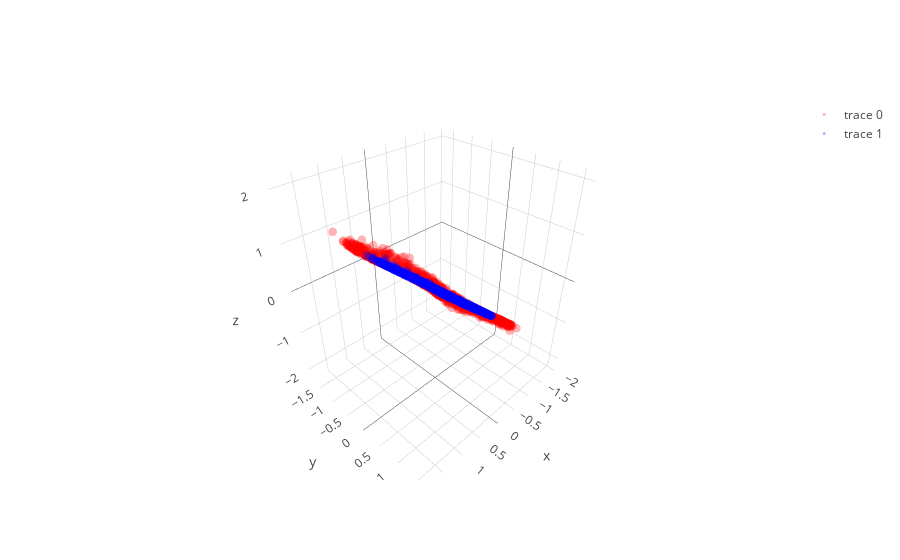
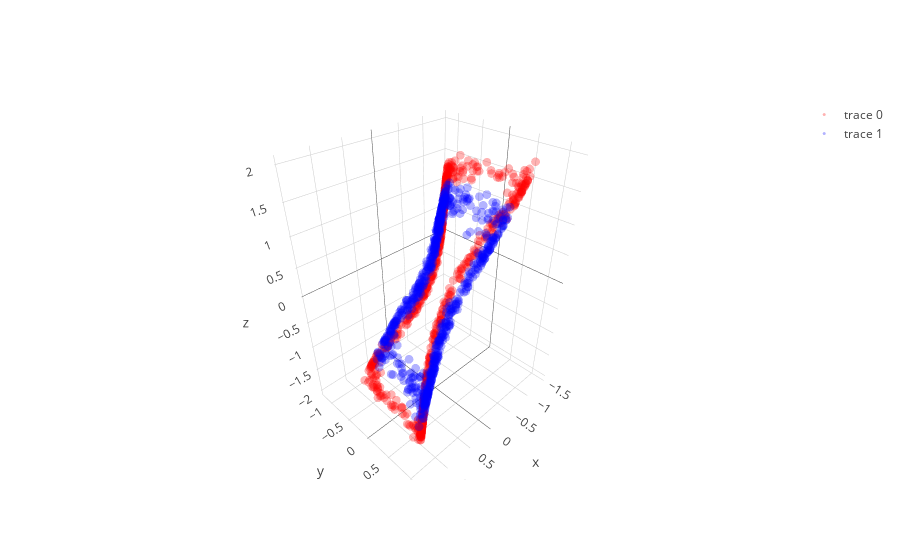

Write notebook code for charts like these, in order.
### Code cell
learning_rate = 0.008; beta1=0.999; beta2=0.999; adam_e = 1e-8 

l1 = PCA_layer(2,3);  l1b= batch_norm()
l2 = PCA_layer(3,3);  l2b= batch_norm()
l3 = PCA_layer(3,2)

mini_batch_size    = 20
training_iteration = 100

copyX = np.copy(X)
for iter in range(training_iteration):

    copyX = shuffle(copyX)
    for current_batch_index in range(0,len(X),mini_batch_size):
        current_batch = copyX[current_batch_index:current_batch_index+mini_batch_size]
        layer1,layer1_var = l1.feed_non(current_batch,1)
        layer1bn = l1b.feed(layer1)
        layer2,layer2_var = l2.feed_non(layer1bn,1)
        layer2bn = l2b.feed(layer2)
        layer3,layer3_var = l3.feed_linear(layer2bn)

        sys.stdout.write("Iter: " + str(iter) + " " + str(layer1_var.mean() + layer2_var.mean() + layer3_var.mean()) + '\r')
        sys.stdout.flush()
        
        grad3   = l3.back_linear()
        grad2bn = l2b.back(grad3)
        grad2   = l2.back_non(grad2bn,cancel=1,sign_value=1)
        grad1bn = l1b.back(grad2)
        grad1   = l1.back_non(grad1bn,cancel=1,sign_value=-1)
   
layer1,layer1_var = l1.feed_non(X,0)
layer1bn = l1b.feed(layer1)
layer2,layer2_var = l2.feed_non(layer1bn,0)
layer2bn = l2b.feed(layer2)
layer3,layer3_var = l3.feed_linear(layer2bn)

trace1 = go.Scatter3d(
    x=layer1bn[y==0,0],
    y=layer1bn[y==0,1],
    z=layer1bn[y==0,2],
    mode='markers',
    line=dict(color='red',width=0.5),
    marker=dict(size=3,opacity=0.3)
)
trace2 = go.Scatter3d(
    x=layer1bn[y==1,0],
    y=layer1bn[y==1,1],
    z=layer1bn[y==1,2],
    mode='markers',
    line=dict(color='blue',width=0.5),
    marker=dict(size=3,opacity=0.3)
)
data = [trace1,trace2]
fig  = go.Figure(data=data)
iplot(fig)

trace1 = go.Scatter3d(
    x=layer2bn[y==0,0],
    y=layer2bn[y==0,1],
    z=layer2bn[y==0,2],
    mode='markers',
    line=dict(color='red',width=0.5),
    marker=dict(size=3,opacity=0.3)
)
trace2 = go.Scatter3d(
    x=layer2bn[y==1,0],
    y=layer2bn[y==1,1],
    z=layer2bn[y==1,2],
    mode='markers',
    line=dict(color='blue',width=0.5),
    marker=dict(size=3,opacity=0.3)
)
data = [trace1,trace2]
fig  = go.Figure(data=data)
iplot(fig)

plt.figure(figsize=(8,6))
plt.scatter(layer3[y==0, 0], layer3[y==0, 1], color='red', alpha=0.5)
plt.scatter(layer3[y==1, 0], layer3[y==1, 1], color='blue', alpha=0.5)
plt.show()

### Figure 1 — Plotly figure (JSON) as saved in the notebook; plotly's stock layout.template omitted (floating-point values rounded to 4 significant figures; data arrays with more than 128 entries replaced by an {"elided": "..."} marker saying what was removed)
{"data": [{"line": {"color": "red", "width": 0.5}, "marker": {"opacity": 0.3, "size": 3}, "mode": "markers", "type": "scatter3d", "uid": "dfdc4c1d-f297-4de6-9ef6-2e09181aa6df", "x": {"elided": "750 float values"}, "y": {"elided": "750 float values"}, "z": {"elided": "750 float values"}}, {"line": {"color": "blue", "width": 0.5}, "marker": {"opacity": 0.3, "size": 3}, "mode": "markers", "type": "scatter3d", "uid": "f90a38a4-e10f-48a2-af41-dda30cba4fb1", "x": {"elided": "750 float values"}, "y": {"elided": "750 float values"}, "z": {"elided": "750 float values"}}], "layout": {}}

### Figure 2 — Plotly figure (JSON) as saved in the notebook; plotly's stock layout.template omitted (floating-point values rounded to 4 significant figures; data arrays with more than 128 entries replaced by an {"elided": "..."} marker saying what was removed)
{"data": [{"line": {"color": "red", "width": 0.5}, "marker": {"opacity": 0.3, "size": 3}, "mode": "markers", "type": "scatter3d", "uid": "477097cb-b1c7-4109-a4ef-cd51f7143285", "x": {"elided": "750 float values"}, "y": {"elided": "750 float values"}, "z": {"elided": "750 float values"}}, {"line": {"color": "blue", "width": 0.5}, "marker": {"opacity": 0.3, "size": 3}, "mode": "markers", "type": "scatter3d", "uid": "75262ae4-1099-4ad3-9c73-952af1852e2a", "x": {"elided": "750 float values"}, "y": {"elided": "750 float values"}, "z": {"elided": "750 float values"}}], "layout": {}}
